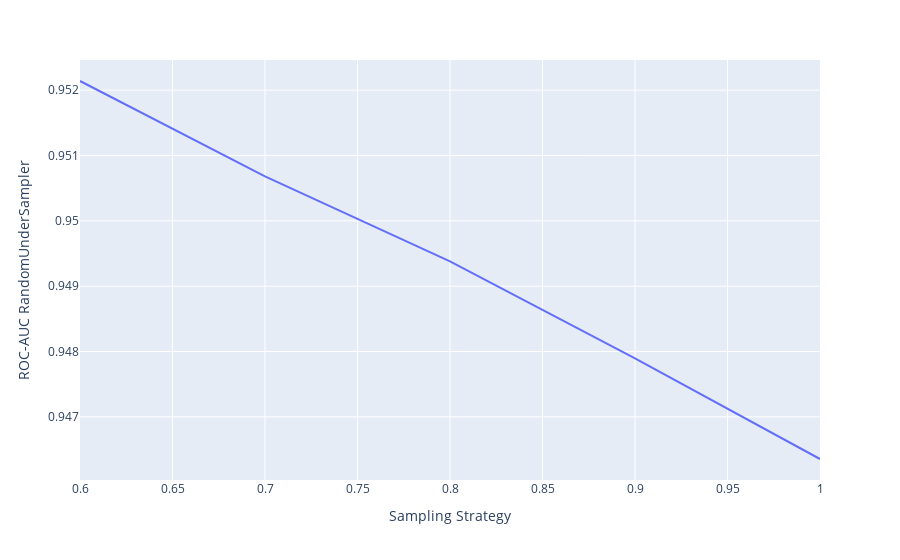

Notebook code cell kept with this figure:
### Code cell
scores_undersampling= pd.DataFrame({
    'Sampling Strategy': undersampling_strategies,
    'ROC-AUC RandomUnderSampler': roc_auc_under
})

px.line(scores_undersampling, x='Sampling Strategy', y='ROC-AUC RandomUnderSampler')

### Figure 1 — Plotly figure (JSON) as saved in the notebook; plotly's stock layout.template omitted (floating-point values rounded to 4 significant figures)
{"data": [{"hovertemplate": "Sampling Strategy=%{x}<br>ROC-AUC RandomUnderSampler=%{y}<extra></extra>", "legendgroup": "", "line": {"color": "#636efa", "dash": "solid"}, "marker": {"symbol": "circle"}, "mode": "lines", "name": "", "orientation": "v", "showlegend": false, "type": "scatter", "x": [0.6, 0.7, 0.8, 0.9, 1], "xaxis": "x", "y": [0.9521, 0.9507, 0.9494, 0.9479, 0.9464], "yaxis": "y"}], "layout": {"legend": {"tracegroupgap": 0}, "margin": {"t": 60}, "xaxis": {"anchor": "y", "domain": [0, 1], "title": {"text": "Sampling Strategy"}}, "yaxis": {"anchor": "x", "domain": [0, 1], "title": {"text": "ROC-AUC RandomUnderSampler"}}}}
